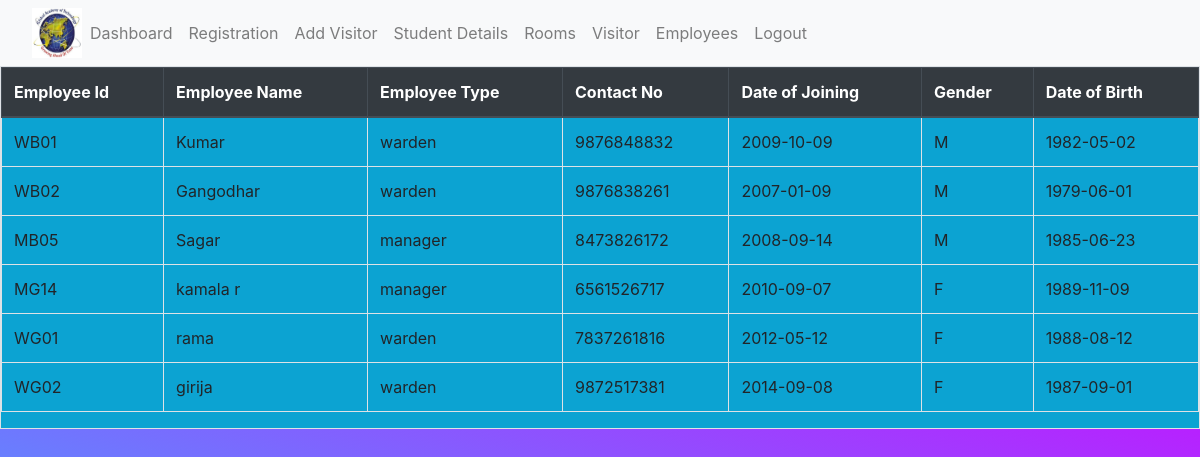
Page /employees.php on the committed database.
### tables this page shows
CREATE TABLE IF NOT EXISTS `employee` (
  `emp_id` varchar(5) NOT NULL,
  `hostel_id` varchar(5) DEFAULT NULL,
  `emp_type` varchar(10) DEFAULT NULL,
  `gender` char(1) DEFAULT NULL,
  `emp_name` varchar(20) DEFAULT NULL,
  `password` varchar(20) DEFAULT NULL,
  `emp_no` varchar(10) DEFAULT NULL,
  `emp_doj` date DEFAULT NULL,
  `emp_dob` date DEFAULT NULL,
  PRIMARY KEY (`emp_id`),
  KEY `hostel_id` (`hostel_id`)
);

### employees.php (the view, shortened to what this page needs)
<?php
include "nav.php";
include "config.php";
?>
<!doctype html>
<html lang="en">
  <head>
    <link rel="stylesheet" href="view.css">
    <link rel="stylesheet" href="https://stackpath.bootstrapcdn.com/bootstrap/4.3.1/css/bootstrap.min.css">
  </head>
  <body>
    <div class="details">
    <form method="post" action="">
    <?php
      $sql="SELECT * FROM employee";
      $result=$conn->query($sql);
    ?>
    <div class="table-inverse table-responsive table-bordered table-hover">
    <table class="table">
      <thead class="thead-dark">
        <tr>
          <th>Employee Id</th>
          <th>Employee Name</th>
          <th>Employee Type</th>
          <th>Contact No</th>
          <th>Date of Joining</th>
          <th>Gender</th>
          <th>Date of Birth</th>
        </tr>
        </thead>
        <tbody>
        <?php
          while( $row= $result->fetch_assoc()){
            echo
            " <tr>
              <td>{$row ['emp_id']}</td>
              <td>{$row ['emp_name']}</td>
              <td>{$row ['emp_type']}</td>
              <td>{$row ['emp_no']}</td>
              <td>{$row ['emp_doj']}</td>
              <td>{$row ['gender']}</td>
              <td>{$row ['emp_dob']}</td>
            </tr>\n";
          }
          ?>
        </tbody>
    </table>
    </div>
    </form>
    </div>
  </body>
</html>

### nav.php (shortened to what this page needs)
<!doctype html>
<html lang="en">
  <head>
    <link rel="stylesheet" href="https://stackpath.bootstrapcdn.com/bootstrap/4.3.1/css/bootstrap.min.css">
  </head>
  <body>
    <nav class="navbar navbar-expand-sm navbar-light bg-light">
        <img src="logo.jfif" width="50" height="50">
        <div class="collapse navbar-collapse" id="collapsibleNavId">
            <ul class="navbar-nav mr-auto mt-2 mt-lg-0">
                <li class="nav-item">
                    <a class="nav-link" href="dashboard.php">Dashboard <span class="sr-only">(current)</span></a>
                </li>
                <li class="nav-item">
                    <a class="nav-link" href="registration.php">Registration</a>
                </li>
                <li class="nav-item">
                    <a class="nav-link" href="addvisitor.php">Add Visitor</a>
                </li>
                <li class="nav-item">
                    <a class="nav-link" href="studentdetails.php">Student Details</a>
                </li>
                <li class="nav-item">
                    <a class="nav-link" href="rooms.php">Rooms</a>
                </li>
                <li class="nav-item">
                    <a class="nav-link" href="visitordetails.php">Visitor</a>
                </li>
                <li class="nav-item">
                    <a class="nav-link" href="employees.php">Employees</a>
                </li>
                <li class="nav-item">
                    <a class="nav-link" href="index.php">Logout</a>
                </li>
            </ul>
        </div>
    </nav>
  </body>
</html>

### view.css (style rules this page uses)
body { background-color: #21D4FD; background-image: linear-gradient(19deg, #21D4FD 0%, #B721FF 100%); }
.details { position: relative; width: 100%; background: #0ca3d2; }
.table { width: 100%; }

### rows in the picture
employee: emp_id "WB01", emp_name "Kumar", emp_type "warden", emp_no "9876848832", emp_doj "2009-10-09", gender "M", emp_dob "1982-05-02"
employee: emp_id "WB02", emp_name "Gangodhar", emp_type "warden", emp_no "9876838261", emp_doj "2007-01-09", gender "M", emp_dob "1979-06-01"
employee: emp_id "MB05", emp_name "Sagar", emp_type "manager", emp_no "8473826172", emp_doj "2008-09-14", gender "M", emp_dob "1985-06-23"
employee: emp_id "MG14", emp_name "kamala r", emp_type "manager", emp_no "6561526717", emp_doj "2010-09-07", gender "F", emp_dob "1989-11-09"
employee: emp_id "WG01", emp_name "rama", emp_type "warden", emp_no "7837261816", emp_doj "2012-05-12", gender "F", emp_dob "1988-08-12"
employee: emp_id "WG02", emp_name "girija", emp_type "warden", emp_no "9872517381", emp_doj "2014-09-08", gender "F", emp_dob "1987-09-01"
